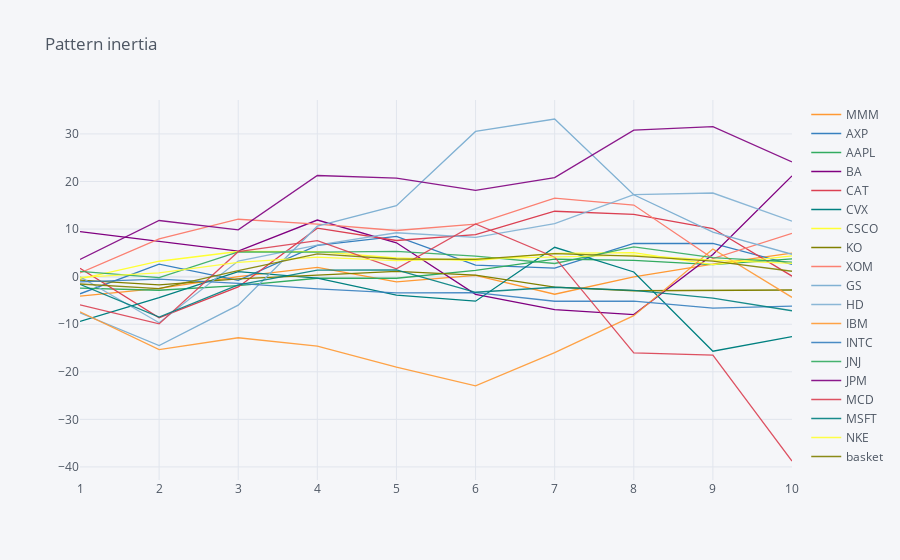

Here is the notebook cell this chart was saved with:
### Code cell
basket_results.iplot(title = "Pattern inertia")

### Figure 1 — Plotly figure (JSON) as saved in the notebook; plotly's stock layout.template omitted (floating-point values rounded to 4 significant figures)
{"data": [{"line": {"color": "rgba(255, 153, 51, 1.0)", "dash": "solid", "shape": "linear", "width": 1.3}, "mode": "lines", "name": "MMM", "text": "", "type": "scatter", "x": [1, 2, 3, 4, 5, 6, 7, 8, 9, 10], "y": [-4.08, -2.48, 0.01, 1.95, -1.11, 0.26, -3.69, -0.06, 2.64, 4.94]}, {"line": {"color": "rgba(55, 128, 191, 1.0)", "dash": "solid", "shape": "linear", "width": 1.3}, "mode": "lines", "name": "AXP", "text": "", "type": "scatter", "x": [1, 2, 3, 4, 5, 6, 7, 8, 9, 10], "y": [-3.6, 2.62, -0.78, 6.56, 8.48, 2.42, 1.81, 6.97, 7, 2.56]}, {"line": {"color": "rgba(50, 171, 96, 1.0)", "dash": "solid", "shape": "linear", "width": 1.3}, "mode": "lines", "name": "AAPL", "text": "", "type": "scatter", "x": [1, 2, 3, 4, 5, 6, 7, 8, 9, 10], "y": [-2.42, -2.86, -1.87, -0.33, -0.33, 1.32, 3.7, 3.42, 2.51, 3.74]}, {"line": {"color": "rgba(128, 0, 128, 1.0)", "dash": "solid", "shape": "linear", "width": 1.3}, "mode": "lines", "name": "BA", "text": "", "type": "scatter", "x": [1, 2, 3, 4, 5, 6, 7, 8, 9, 10], "y": [9.45, 7.36, 5.37, 11.9, 7.11, -3.73, -6.94, -7.97, 4.66, 21.19]}, {"line": {"color": "rgba(219, 64, 82, 1.0)", "dash": "solid", "shape": "linear", "width": 1.3}, "mode": "lines", "name": "CAT", "text": "", "type": "scatter", "x": [1, 2, 3, 4, 5, 6, 7, 8, 9, 10], "y": [1.77, -8.66, -2.16, 10.19, 7.6, 8.84, 13.75, 13.11, 10.11, 0.11]}, {"line": {"color": "rgba(0, 128, 128, 1.0)", "dash": "solid", "shape": "linear", "width": 1.3}, "mode": "lines", "name": "CVX", "text": "", "type": "scatter", "x": [1, 2, 3, 4, 5, 6, 7, 8, 9, 10], "y": [-9.39, -4.41, 1.04, -0.32, -3.9, -5.16, 6.17, 0.98, -15.68, -12.6]}, {"line": {"color": "rgba(255, 255, 51, 1.0)", "dash": "solid", "shape": "linear", "width": 1.3}, "mode": "lines", "name": "CSCO", "text": "", "type": "scatter", "x": [1, 2, 3, 4, 5, 6, 7, 8, 9, 10], "y": [-0.47, 3.24, 5.29, 5.26, 3.92, 3.38, 4.88, 5.07, 2.53, 4.38]}, {"line": {"color": "rgba(128, 128, 0, 1.0)", "dash": "solid", "shape": "linear", "width": 1.3}, "mode": "lines", "name": "KO", "text": "", "type": "scatter", "x": [1, 2, 3, 4, 5, 6, 7, 8, 9, 10], "y": [-0.73, -1.73, -0.47, 0.36, 1.12, 0.32, -2.2, -2.96, -2.87, -2.81]}, {"line": {"color": "rgba(251, 128, 114, 1.0)", "dash": "solid", "shape": "linear", "width": 1.3}, "mode": "lines", "name": "XOM", "text": "", "type": "scatter", "x": [1, 2, 3, 4, 5, 6, 7, 8, 9, 10], "y": [0.8, 7.95, 12.07, 11.05, 9.7, 11.05, 16.49, 15.06, 3.81, 9.09]}, {"line": {"color": "rgba(128, 177, 211, 1.0)", "dash": "solid", "shape": "linear", "width": 1.3}, "mode": "lines", "name": "GS", "text": "", "type": "scatter", "x": [1, 2, 3, 4, 5, 6, 7, 8, 9, 10], "y": [-7.61, -14.49, -5.98, 10.61, 14.93, 30.52, 33.14, 17.22, 9.38, 4.7]}, {"line": {"color": "rgba(128, 177, 211, 0.8999999999999999)", "dash": "solid", "shape": "linear", "width": 1.3}, "mode": "lines", "name": "HD", "text": "", "type": "scatter", "x": [1, 2, 3, 4, 5, 6, 7, 8, 9, 10], "y": [-0.01, -9.68, 3.27, 6.61, 9.23, 8.24, 11.16, 17.23, 17.58, 11.65]}, {"line": {"color": "rgba(255, 153, 51, 0.8999999999999999)", "dash": "solid", "shape": "linear", "width": 1.3}, "mode": "lines", "name": "IBM", "text": "", "type": "scatter", "x": [1, 2, 3, 4, 5, 6, 7, 8, 9, 10], "y": [-7.39, -15.33, -12.84, -14.61, -19.02, -22.95, -15.96, -8.21, 5.82, -4.35]}, {"line": {"color": "rgba(55, 128, 191, 0.8999999999999999)", "dash": "solid", "shape": "linear", "width": 1.3}, "mode": "lines", "name": "INTC", "text": "", "type": "scatter", "x": [1, 2, 3, 4, 5, 6, 7, 8, 9, 10], "y": [-1.11, -0.53, -1.43, -2.55, -3.4, -3.34, -5.17, -5.14, -6.62, -6.19]}, {"line": {"color": "rgba(50, 171, 96, 0.8999999999999999)", "dash": "solid", "shape": "linear", "width": 1.3}, "mode": "lines", "name": "JNJ", "text": "", "type": "scatter", "x": [1, 2, 3, 4, 5, 6, 7, 8, 9, 10], "y": [1.12, -0.22, 5.22, 5.16, 5.32, 4.33, 2.77, 6.27, 3.99, 3.05]}, {"line": {"color": "rgba(128, 0, 128, 0.8999999999999999)", "dash": "solid", "shape": "linear", "width": 1.3}, "mode": "lines", "name": "JPM", "text": "", "type": "scatter", "x": [1, 2, 3, 4, 5, 6, 7, 8, 9, 10], "y": [3.63, 11.8, 9.84, 21.26, 20.73, 18.14, 20.83, 30.81, 31.54, 24.13]}, {"line": {"color": "rgba(219, 64, 82, 0.8999999999999999)", "dash": "solid", "shape": "linear", "width": 1.3}, "mode": "lines", "name": "MCD", "text": "", "type": "scatter", "x": [1, 2, 3, 4, 5, 6, 7, 8, 9, 10], "y": [-5.93, -9.93, 5.25, 7.58, 1.64, 11.07, 4.09, -16.01, -16.5, -38.75]}, {"line": {"color": "rgba(0, 128, 128, 0.8999999999999999)", "dash": "solid", "shape": "linear", "width": 1.3}, "mode": "lines", "name": "MSFT", "text": "", "type": "scatter", "x": [1, 2, 3, 4, 5, 6, 7, 8, 9, 10], "y": [-1.6, -8.48, -1.71, 1.39, 1.44, -3.28, -2.23, -2.89, -4.52, -7.17]}, {"line": {"color": "rgba(255, 255, 51, 0.8999999999999999)", "dash": "solid", "shape": "linear", "width": 1.3}, "mode": "lines", "name": "NKE", "text": "", "type": "scatter", "x": [1, 2, 3, 4, 5, 6, 7, 8, 9, 10], "y": [-0.14, 0.81, 3.01, 4.1, 3.39, 3.77, 4.28, 4.52, 3.48, 2.79]}, {"line": {"color": "rgba(128, 128, 0, 0.8999999999999999)", "dash": "solid", "shape": "linear", "width": 1.3}, "mode": "lines", "name": "basket", "text": "", "type": "scatter", "x": [1, 2, 3, 4, 5, 6, 7, 8, 9, 10], "y": [-1.539, -2.501, 1.285, 4.787, 3.714, 3.622, 4.827, 4.301, 3.27, 1.137]}], "layout": {"legend": {"bgcolor": "#F5F6F9", "font": {"color": "#4D5663"}}, "paper_bgcolor": "#F5F6F9", "plot_bgcolor": "#F5F6F9", "title": {"font": {"color": "#4D5663"}, "text": "Pattern inertia"}, "xaxis": {"gridcolor": "#E1E5ED", "showgrid": true, "tickfont": {"color": "#4D5663"}, "title": {"font": {"color": "#4D5663"}, "text": ""}, "zerolinecolor": "#E1E5ED"}, "yaxis": {"gridcolor": "#E1E5ED", "showgrid": true, "tickfont": {"color": "#4D5663"}, "title": {"font": {"color": "#4D5663"}, "text": ""}, "zerolinecolor": "#E1E5ED"}}}
